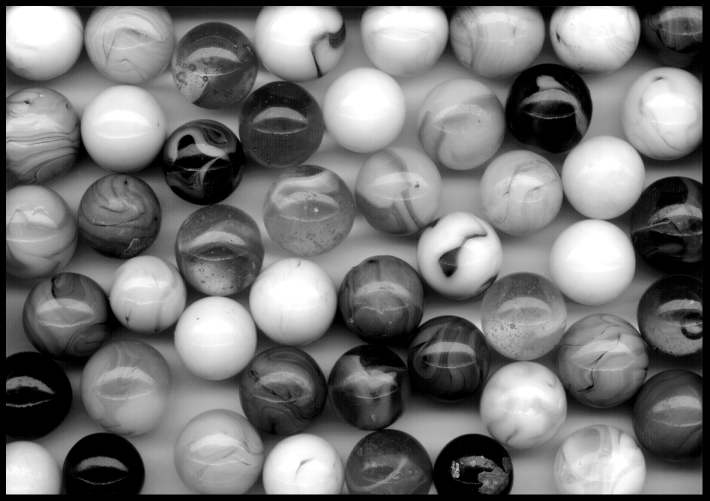
%> input picture vision/fourier/GMARBLES.TIF, 1419 x 1001 px (shown at 1/2 size)
$ octave ttt.m   (GNU Octave 9; MATLAB toolbox functions it lacks are replaced by stand-ins)
%> lines starting %> are read from the running program, lines starting %| are printed output that depends on the picture
clear all;

I = imresize(imread('GMARBLES.TIF'),[200 200]);
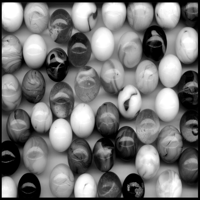
%> I: size 200x200 uint8; min 0, max 255, mean 117.8


g=fftshift(fft2(I));
k=abs(g);
F=log(1+k);
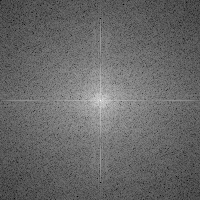
%> F: size 200x200 double; min 1.38, max 15.37, mean 7.09; drawn with min black and max white


[rows,cols] = size(I);
%> rows = 200; cols = 200
n_0 = rows*cols;
%> n_0 = 40000
M = n_0/8;
%> M = 5000


    idx_rows = abs((1:rows) - ceil(rows/2)) < sqrt(M)/2 ;
%> idx_rows = 200 logical values, 71 true
    idx_cols = abs((1:cols)- ceil(cols/2)) < sqrt(M)/2 ;
%> idx_cols = 200 logical values, 71 true
    M = (double(idx_rows')) * (double(idx_cols));
    % 3) Multiply in a pointwise manner the image with the mask.
    M=im2double(M);
    Fcomp=M.*k;

 ID=real(ifft2(ifftshift(Fcomp)));
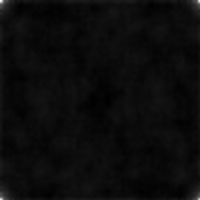
%> ID: size 200x200 double; min -3.9, max 2548.3, mean 117.8; drawn with min black and max white


imshow(ID,[]), colormap(jet(64)), colorbar;
%> after `colorbar`:
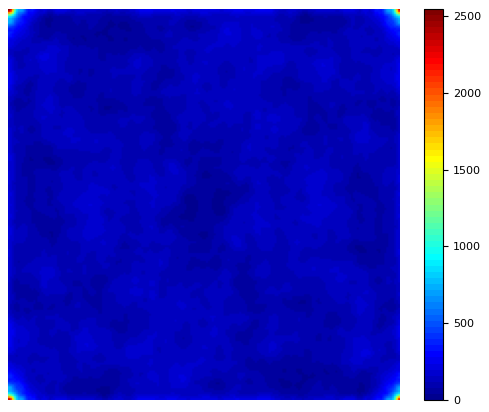
%> figure redrawn from the program's plot data
